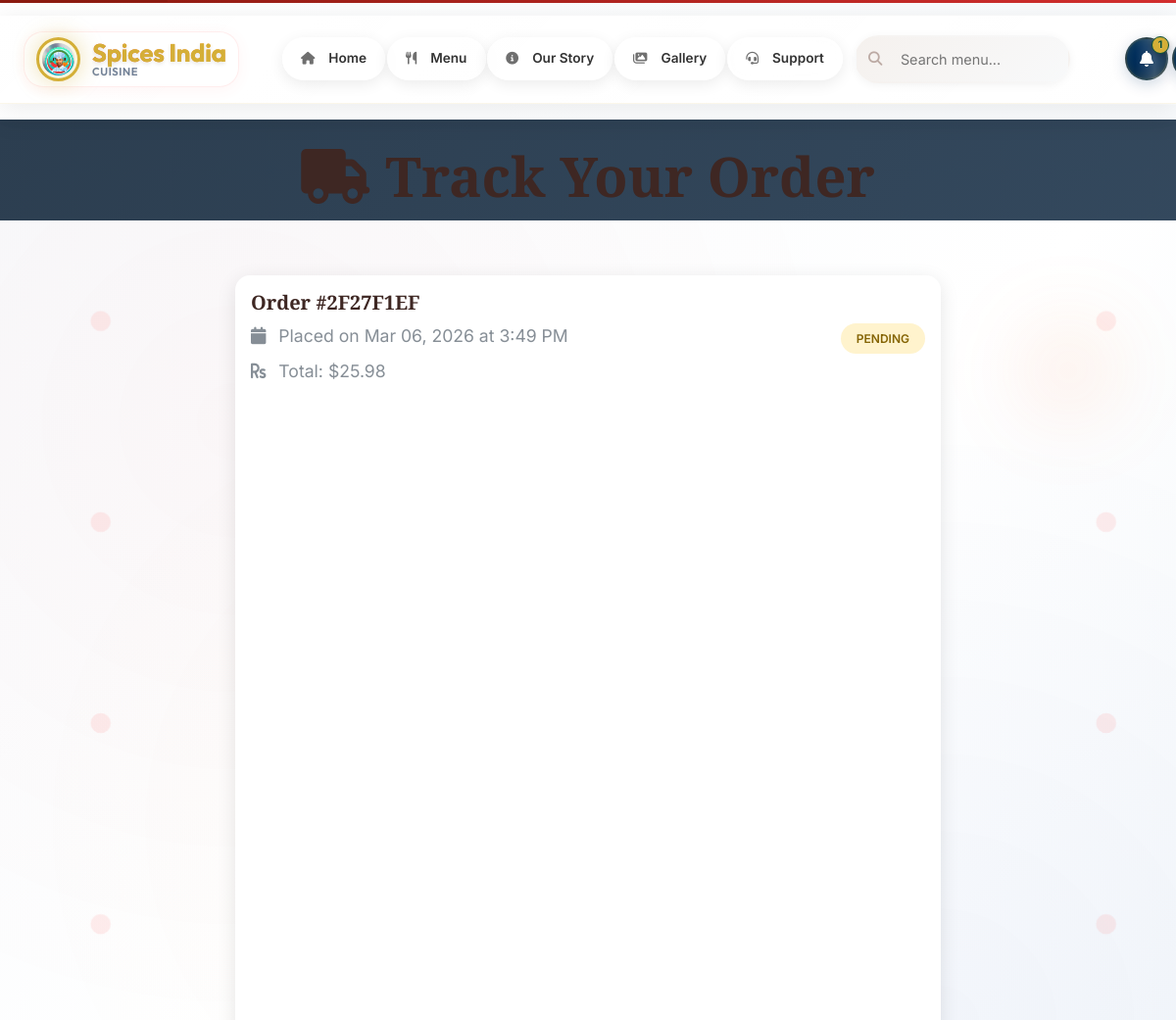
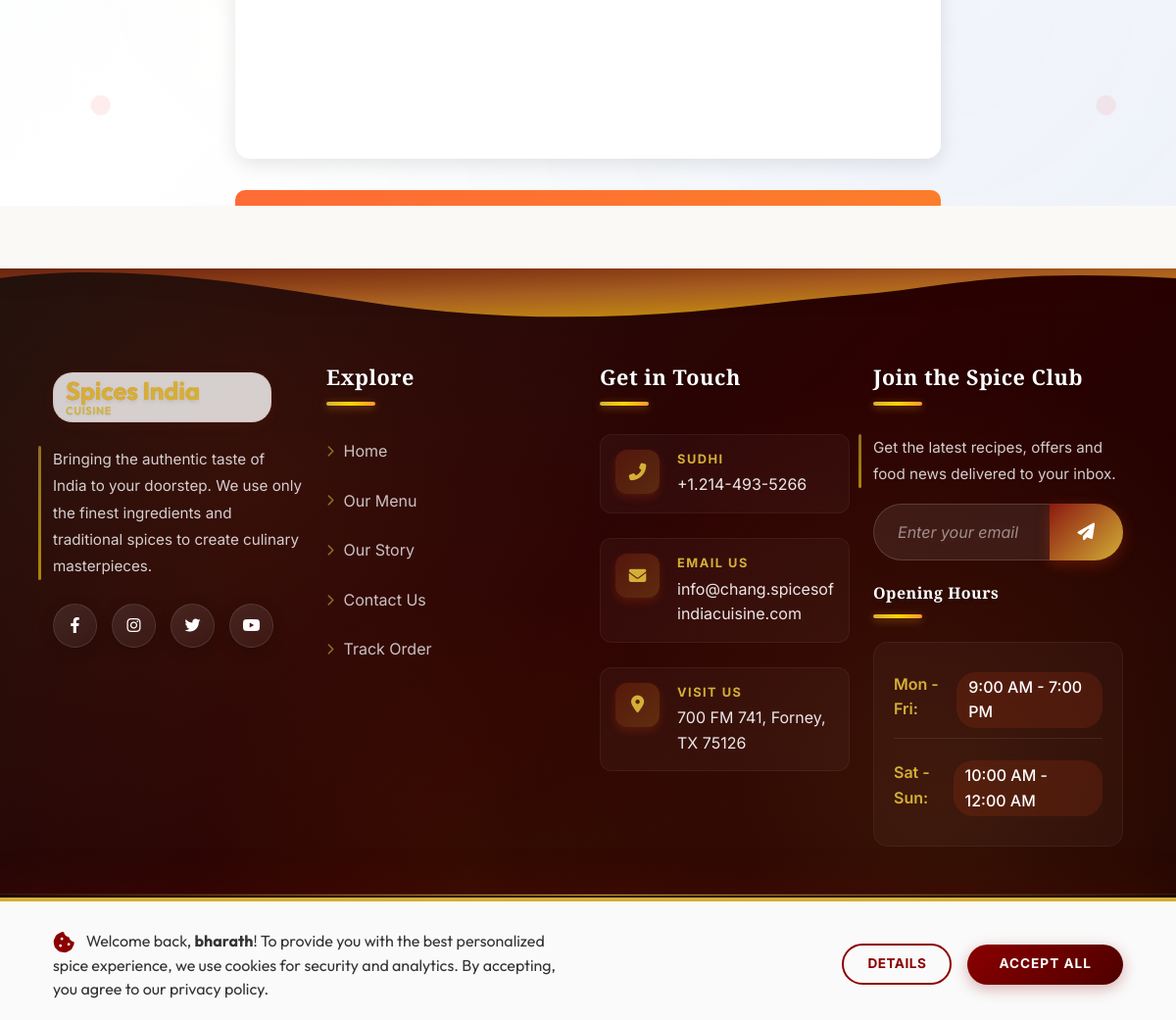
/track/2F27F1EF/ (signed in), run on the app's committed database (2 pictures, top to bottom).
### cafe/models.py (models this page shows, shortened)
class Order(models.Model):
    STATUS_CHOICES = [
        ('pending', 'Pending'),
        ('confirmed', 'Confirmed'),
        ('preparing', 'Preparing'),
        ('ready', 'Ready for Pickup'),
        ('out_for_delivery', 'Out for Delivery'),
        ('delivered', 'Delivered'),
        ('cancelled', 'Cancelled'),
    ]
    PAYMENT_STATUS_CHOICES = [
        ('pending', 'Pending'),
        ('completed', 'Completed'),
        ('failed', 'Failed'),
        ('refunded', 'Refunded'),
    ]
    PAYMENT_METHOD_CHOICES = [
        ('razorpay', 'Razorpay'),
        ('cod', 'Cash on Delivery'),
        ('dummy', 'Test Payment'),
    ]
    user = models.ForeignKey(User, on_delete=models.CASCADE, related_name='orders')
    order_number = models.CharField(max_length=20, unique=True)
    total = models.DecimalField(max_digits=8, decimal_places=2)
    status = models.CharField(max_length=20, choices=STATUS_CHOICES, default='pending')
    delivery_address = models.TextField()
    phone = models.CharField(max_length=15)
    payment_status = models.CharField(max_length=20, choices=PAYMENT_STATUS_CHOICES, default='pending')
    payment_method = models.CharField(max_length=20, choices=PAYMENT_METHOD_CHOICES, default='razorpay')
    razorpay_order_id = models.CharField(max_length=100, blank=True)
    razorpay_payment_id = models.CharField(max_length=100, blank=True)
    delivery_fee = models.DecimalField(max_digits=5, decimal_places=2, default=Decimal('5.00'))
    tax_amount = models.DecimalField(max_digits=6, decimal_places=2, default=Decimal('0.00'))
    notes = models.TextField(blank=True)
    estimated_delivery_time = models.DateTimeField(null=True, blank=True)
    created_at = models.DateTimeField(auto_now_add=True)
    updated_at = models.DateTimeField(auto_now=True)
    class Meta:
        ordering = ['-created_at']
    @property
    def grand_total(self):
        total = self.total or Decimal('0.00')
        delivery_fee = self.delivery_fee or Decimal('0.00')
        return total + delivery_fee

### cafe/views.py (the view)
# urls.py: path('track/<str:order_number>/', views.order_tracking_view, name='order_tracking'),
def order_tracking_view(request, order_number):
    order = get_object_or_404(Order, order_number=order_number)
    if request.user != order.user and not request.user.is_staff:
        messages.error(request, 'You do not have permission to view this order.')
        return redirect('orders')
    tracking_updates = OrderTracking.objects.filter(order=order)
    context = {
        'order': order,
        'tracking_updates': tracking_updates,
    }
    return render(request, 'cafe/order_tracking.html', context)

### templates/cafe/order_tracking.html (shortened to what this page needs)
{% extends 'cafe/base.html' %}
{% load static %}
{% block content %}
<section class="tracking-hero">
    <div class="container">
        <h1><i class="fas fa-truck me-3"></i>Track Your Order</h1>
        <p>Order #{{ order.order_number }}</p>
    </div>
</section>
<section class="py-5">
    <div class="container">
        <div class="row">
            <div class="col-lg-8 mx-auto">
                <div class="card order-summary-card">
                    <div class="card-body">
                        <div class="row align-items-center">
                            <div class="col-md-8">
                                <h5 class="mb-2">Order #{{ order.order_number }}</h5>
                                <p class="text-muted mb-2">
                                    <i class="fas fa-calendar me-2"></i>
                                    Placed on {{ order.created_at|date:"M d, Y \a\t g:i A" }}
                                </p>
                                <p class="text-muted mb-0">
                                    <i class="fas fa-rupee-sign me-2"></i>
                                    Total: ${{ order.grand_total }}
                                </p>
                            </div>
                            <div class="col-md-4 text-md-end">
                                <span class="status-badge status-{{ order.status }}">
                                    {{ order.get_status_display }}
                                </span>
                            </div>
                        </div>
                    </div>
                </div>
                {% if order.estimated_delivery_time and order.status != 'delivered' and order.status != 'cancelled' %}
                <div class="estimated-time">
                </div>
                {% endif %}
            </div>
        </div>
    </div>
</section>
{% endblock %}

### templates/cafe/base.html (shortened to what this page needs)
{% load static %}
<!DOCTYPE html>
<html lang="en">
<head>
    <link href="https://cdn.jsdelivr.net/npm/bootstrap@5.3.0/dist/css/bootstrap.min.css" rel="stylesheet">
    <link rel="stylesheet" href="https://cdnjs.cloudflare.com/ajax/libs/font-awesome/6.4.0/css/all.min.css">
    <link rel="stylesheet" href="{% static 'css/style.css' %}?v=2.0">
</head>
<body>
    <nav class="navbar navbar-expand-lg main-navbar " id="main-navbar" role="navigation" aria-label="Main navigation">
        <div class="container navbar-inner">
            <a class="navbar-brand brand-logo" href="{% url 'home' %}">
                <div class="brand-container">
                    <div class="brand-image-wrapper">
                        <img src="{% static 'images/logo.jpeg' %}" alt="Spices India Logo" class="brand-logo-img">
                    </div>
                    <div class="brand-text">
                        <span class="brand-name">Spices India</span>
                        <span class="brand-tagline">Cuisine</span>
                    </div>
                </div>
            </a>
            <div class="d-none d-lg-block mx-auto">
                <ul class="navbar-nav desktop-nav">
                    <li class="nav-item">
                        <a class="nav-link {% if request.resolver_match.url_name == 'home' %}active{% endif %}"
                            href="{% url 'home' %}">
                            <i class="fas fa-home"></i>Home
                        </a>
                    </li>
                    <li class="nav-item">
                        <a class="nav-link {% if request.resolver_match.url_name == 'menu' %}active{% endif %}"
                            href="{% url 'menu' %}">
                            <i class="fas fa-utensils"></i>Menu
                        </a>
                    </li>
                    <li class="nav-item">
                        <a class="nav-link {% if request.resolver_match.url_name == 'about' %}active{% endif %}"
                            href="{% url 'about' %}">
                            <i class="fas fa-info-circle"></i>Our Story
                        </a>
                    </li>
                    <li class="nav-item">
                        <a class="nav-link {% if request.resolver_match.url_name == 'gallery' %}active{% endif %}"
                            href="{% url 'gallery' %}">
                            <i class="fas fa-images"></i>Gallery
                        </a>
                    </li>
                    <li class="nav-item">
                        <a class="nav-link {% if request.resolver_match.url_name == 'contact' %}active{% endif %}"
                            href="{% url 'contact' %}">
                            <i class="fas fa-headset"></i>Support
                        </a>
                    </li>
                </ul>
            </div>
            <div class="navbar-actions-group d-flex align-items-center gap-2">
                <div class="navbar-search-wrapper d-none d-lg-block">
                    <form class="search-form" action="{% url 'menu' %}" method="GET">
                        <div class="search-input-group">
                            <i class="fas fa-search search-icon-main"></i>
                            <input type="text" name="search" class="search-input" placeholder="Search menu..."
                                id="main-search" autocomplete="off">
                        </div>
                    </form>
                </div>
                <div class="d-none d-lg-flex align-items-center gap-1">
                    {% if user.is_authenticated %}
                    <a href="{% url 'notifications' %}" class="action-link-icon" data-bs-toggle="tooltip"
                        data-bs-placement="bottom" title="Notifications">
                        <i class="fas fa-bell"></i>
                        {% if unread_notifications_count > 0 %}
                        <span class="notification-count">{{ unread_notifications_count }}</span>
                        {% endif %}
                    </a>
                    <a href="{% url 'cart' %}" class="action-link-icon" data-bs-toggle="tooltip"
                        data-bs-placement="bottom" title="My Cart">
                    </a>
                    {% endif %}
                </div>
            </div>
        </div>
    </nav>
    <main id="main-content" class="main-content-responsive">
        {% block content %}{% endblock %}
    </main>
    {% block footer %}
    <footer class="modern-footer">
        <div class="footer-top-wave">
        </div>
        <div class="container py-5">
            <div class="row g-4">
                <div class="col-lg-4 col-md-6">
                    <div class="footer-brand mb-4">
                        <a class="navbar-brand brand-logo mb-3 d-block" href="{% url 'home' %}">
                            <div class="brand-container">
                                <div class="brand-text">
                                    <span class="brand-name text-white">Spices India</span>
                                    <span class="brand-tagline" style="color: var(--accent-color);">Cuisine</span>
                                </div>
                            </div>
                        </a>
                        <p class="footer-desc">
                            Bringing the authentic taste of India to your doorstep. We use only the finest ingredients
                            and traditional spices to create culinary masterpieces.
                        </p>
                        <div class="footer-social mt-4">
                            <a href="#" class="social-icon" title="Facebook"><i class="fab fa-facebook-f"></i></a>
                            <a href="https://www.instagram.com/spicesofindiacuisine?igsh=MXFpeGNndWFxNmtkYw=="
                                class="social-icon" title="Instagram"><i class="fab fa-instagram"></i></a>
                            <a href="#" class="social-icon" title="Twitter"><i class="fab fa-twitter"></i></a>
                            <a href="#" class="social-icon" title="YouTube"><i class="fab fa-youtube"></i></a>
                        </div>
                    </div>
                </div>
                <div class="col-lg-2 col-md-6 col-6">
                    <h5 class="footer-heading">Explore</h5>
                    <ul class="footer-links">
                        <li><a href="{% url 'home' %}"><i class="fas fa-chevron-right"></i> Home</a></li>
                        <li><a href="{% url 'menu' %}"><i class="fas fa-chevron-right"></i> Our Menu</a></li>
                        <li><a href="{% url 'about' %}"><i class="fas fa-chevron-right"></i> Our Story</a></li>
                        <li><a href="{% url 'contact' %}"><i class="fas fa-chevron-right"></i> Contact Us</a></li>
                        <li><a href="{% url 'orders' %}"><i class="fas fa-chevron-right"></i> Track Order</a></li>
                    </ul>
                </div>
                <div class="col-lg-3 col-md-6">
                    <h5 class="footer-heading">Get in Touch</h5>
                    <ul class="footer-contact">
                        <li>
                            <div class="contact-icon"><i class="fas fa-phone-alt"></i></div>
                            <div class="contact-text">
                                <span>Sudhi</span>
                                <a href="tel:+12144935266">+1.214-493-5266</a>
                            </div>
                        </li>
                        <li>
                            <div class="contact-icon"><i class="fas fa-envelope"></i></div>
                            <div class="contact-text">
                                <span>Email Us</span>
                                <a
                                    href="mailto:info@chang.spicesofindiacuisine.com">info@chang.spicesofindiacuisine.com</a>
                            </div>
                        </li>
                        <li>
                            <div class="contact-icon"><i class="fas fa-map-marker-alt"></i></div>
                            <div class="contact-text">
                                <span>Visit Us</span>
                                <p>700 FM 741, Forney, TX 75126</p>
                            </div>
                        </li>
                    </ul>
                </div>
                <div class="col-lg-3 col-md-6">
                    <h5 class="footer-heading">Join the Spice Club</h5>
                    <p class="footer-desc mb-3">Get the latest recipes, offers and food news delivered to your inbox.
                    </p>
                    <form class="footer-newsletter mb-4">
                        <div class="input-group">
                            <input type="email" class="form-control" placeholder="Enter your email"
                                aria-label="Subscription Email">
                            <button class="btn" type="submit">
                                <i class="fas fa-paper-plane"></i>
                            </button>
                        </div>
                    </form>
                    <h5 class="footer-heading mb-2" style="font-size: 1rem;">Opening Hours</h5>
                    <ul class="footer-hours">
                        <li><span>Mon - Fri:</span> <span>9:00 AM - 7:00 PM</span></li>
                        <li><span>Sat - Sun:</span> <span>10:00 AM - 12:00 AM</span></li>
                    </ul>
                </div>
            </div>
        </div>
        <div class="footer-bottom">
            <div class="container">
                <div class="row align-items-center">
                    <div class="col-md-6 text-center text-md-start">
                        <p class="copyright-text mb-0">&copy; 2026 <span>Spices of India Cuisine</span>. All rights
                            reserved.</p>
                    </div>
                    <div class="col-md-6 text-center text-md-end mt-3 mt-md-0">
                        <div class="footer-meta">
                            <span>Made with  by Balakrishna</span>
                        </div>
                    </div>
                </div>
            </div>
        </div>
    </footer>
    {% endblock %}
    {% if user.is_authenticated %}
    <div id="cookie-consent-banner" class="cookie-banner" style="display: none;">
        <div class="container">
            <div class="row align-items-center">
                <div class="col-lg-8 col-md-7 text-center text-md-start mb-3 mb-md-0">
                    <div class="cookie-text">
                        <i class="fas fa-cookie-bite me-2"></i>
                        <span>Welcome back, <strong>{{ user.username }}</strong>! To provide you with the best
                            personalized spice experience, we use cookies for security and analytics. By accepting, you
                            agree to our privacy policy.</span>
                    </div>
                </div>
                <div class="col-lg-4 col-md-5">
                    <div class="d-flex align-items-center justify-content-center justify-content-md-end gap-3">
                        <button id="btn-cookie-settings" class="btn-cookie-settings">Details</button>
                        <button id="btn-cookie-accept" class="btn-cookie-accept">Accept All</button>
                    </div>
                </div>
            </div>
        </div>
    </div>
    {% endif %}
</body>
</html>

### data on the page
Order: order_number "2F27F1EF", created_at "Mar 06, 2026 at 3:49 PM", grand_total "25.98", status "PENDING"

### other printed values
{{ unread_notifications_count }} "1"
{{ user.username }} "bharath"
